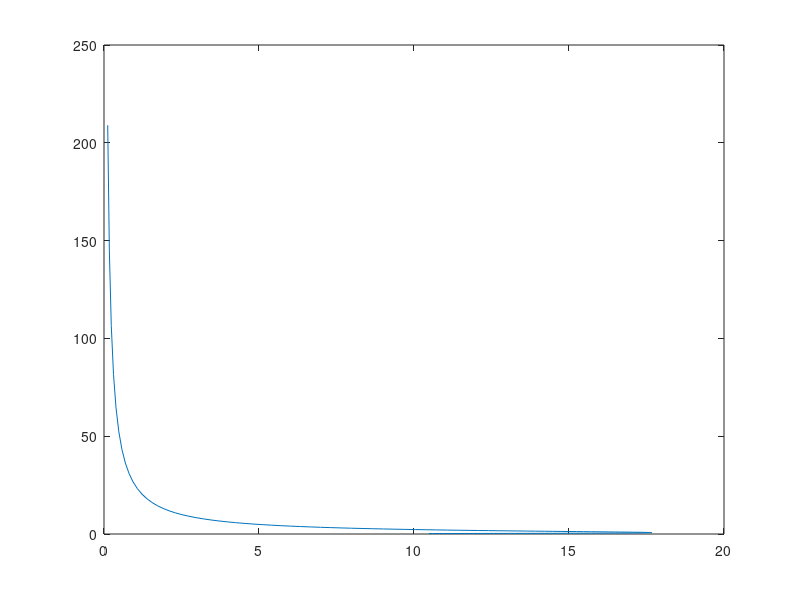
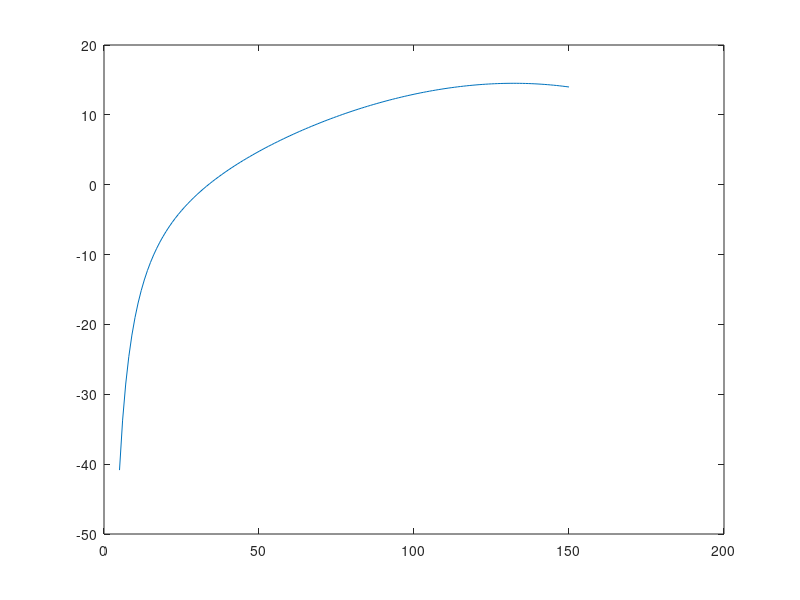

Source code (MATLAB) for these figures, in order:
vmax = 790/3.6;
W = 160000;
S = 50;
Cd0 = 0.02;
k = 0.04;
rho = 1.225;

Cl_vmax = 2*W/(rho*S*vmax^2);
Dmax = (1/2)*rho*S*vmax^2*(Cd0+k*(Cl_vmax^2));
T = Dmax

Em = 1/(2*sqrt(k*Cd0));
Em75 = Em*0.75;

v = 5:1:150;
Cl = 2*W./(rho*S*v.^2);
Cd = Cd0+k*Cl.^2;
E = Cl./Cd;

figure(1)
plot(E, Cl)
Cl75 = 0.32;
v75 = sqrt(2*W/(rho*S*Cl75));
Cd75 = Cd0+k*Cl75^2;
D75 = (1/2)*rho*S*v75^2*Cd75;

gamma = (T-D75)/W;
gamma = gamma*180/pi

Pa75 = T*v75;
Pr75 = D75*v75;
RC75 = (Pa75-Pr75)/W

Pa = T.*v;
Pr = (1/2)*rho*S*v.^2.*(Cd0+k*Cl.^2).*v;
RC = (Pa-Pr)./W;

figure(2)
plot(v, RC)

RCmax = max(RC)
v_RCmax = 132.2